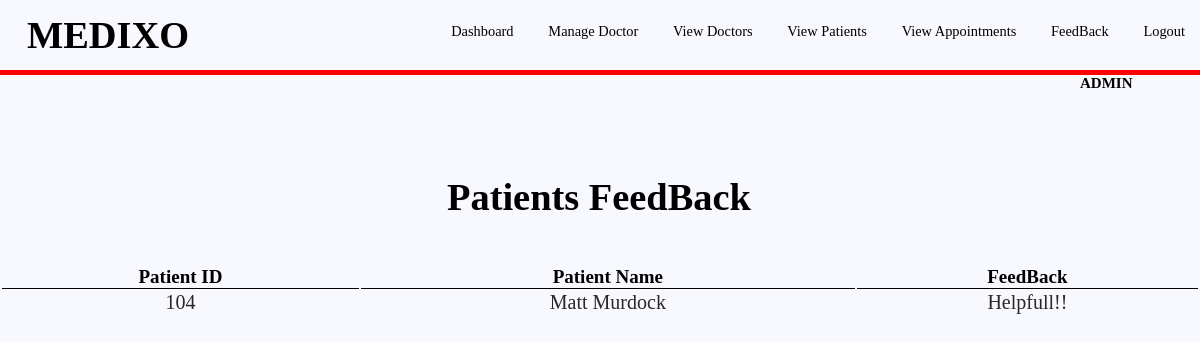
Page /presentaionlayer/admin/feedback.php on the committed database.
### tables this page shows
CREATE TABLE `feedback` (
  `pID` int(11) NOT NULL,
  `pName` varchar(50) NOT NULL,
  `feedback` varchar(200) NOT NULL
);

CREATE TABLE `patients` (
  `UserID` int(11) NOT NULL,
  `Name` varchar(255) NOT NULL,
  `Address` varchar(255) NOT NULL,
  `ContactNumber` varchar(40) NOT NULL,
  `Email` varchar(255) NOT NULL,
  `Password` varchar(255) NOT NULL,
  `Bloodtype` varchar(10) NOT NULL
);

### presentaionlayer/admin/feedback.php (the view, shortened to what this page needs)
<?php include '../../datalayer/bookserver.php'; ?>
<!DOCTYPE html>
<html>
<head>
	<link rel="stylesheet"  href="style5555ad.css">
</head>
<header>
	<h1>MEDIXO</h1>
		<nav>
		<ul>
			<li><a href="home.php">Dashboard</a></li>
			<li><a href="index3.php">Manage Doctor</a></li>
			<li><a href="viewdoctor.php">View Doctors</a></li>
			<li><a href=" viewpatients.php">View Patients</a></li>
			<li><a href="viewappointments.php">View Appointments</a></li>
						<li><a href="feedback.php">FeedBack</a></li>
			<li><a href="../../applicationlayer/Doctorpatient.php">Logout</a></li>
		</ul>
	</nav>
</header>
<body>
	<h2 style="font-size: 15px;font-style: 'Times New Roman';margin-left: 90%">ADMIN</h2>
	<h1 style="margin-left:37% ;margin-top:80px"   class="asd">Patients FeedBack</h1>
	<br>
	<table class="table4" style="width: 100%">
		<tr>
		<th>Patient ID</th>
		<th>Patient Name</th>
		<th>FeedBack</th>
		</tr>
		<?php $sql3="SELECT  * FROM  patients,feedback WHERE pID=UserID " ;
		$result3=$mysqli->query($sql3);
		if(mysqli_num_rows($result3)>=1){
			while ($row3=$result3->fetch_assoc()) {
				echo "<tr><td>".$row3["pID"]."</td><td>".$row3["Name"]."</td><td>".$row3['feedback']."</td></tr>";
			}
			echo "</table";
		}
		?>
	</table>
</body>
</html>

### presentaionlayer/admin/style5555ad.css (style rules this page uses)
body,html { margin: 0; padding: 0; background-color: #F8F8FF; }
header { width: 100%; height: 70px; background-color: #F8F8FF; border: 5px solid red; border-top:none; border-right: none; border-left: none; border-radius: 0px 0px 0px 0px ; }
h1 { position: absolute; padding: 3px; float: left; margin-left: 2%; margin-top: 10px; font-family: 'Georgia',cursive; color: black; }
ul { width: auto; float: right; margin-top: 8px; }
li { display: inline-block; padding: 15px 15px; }
a { text-align: center; color: black; text-decoration: none; font-family: 'Rockwell',cursive; font-size: 1.2vw; }
h2 { text-align: left; font-family: 'Georgia'; font-size: 20px; }
* { margin: 0px; padding: 0px; }
body { font-size: 120%; background: #F8F8FF; }
.table4 { width: 100%; color: #282828; font-family: 'Times New Roman'; font-size: 20px; text-align: center; margin-top:150px; padding: 0; }
th { background-color: #F8F8FF; color: black; width: auto; border:1px solid black; border-right: none; border-left: none; border-top: none; font-family: 'Times New Roman'; font-size: 19px; border-radius: 0px 0px 0px 0px ; }
tr:nth-child(even) { background-color: #F8F8FF; width: auto; }

### rows in the picture
feedback: pID "104", pID.Name "Matt Murdock", feedback "Helpfull!!"
